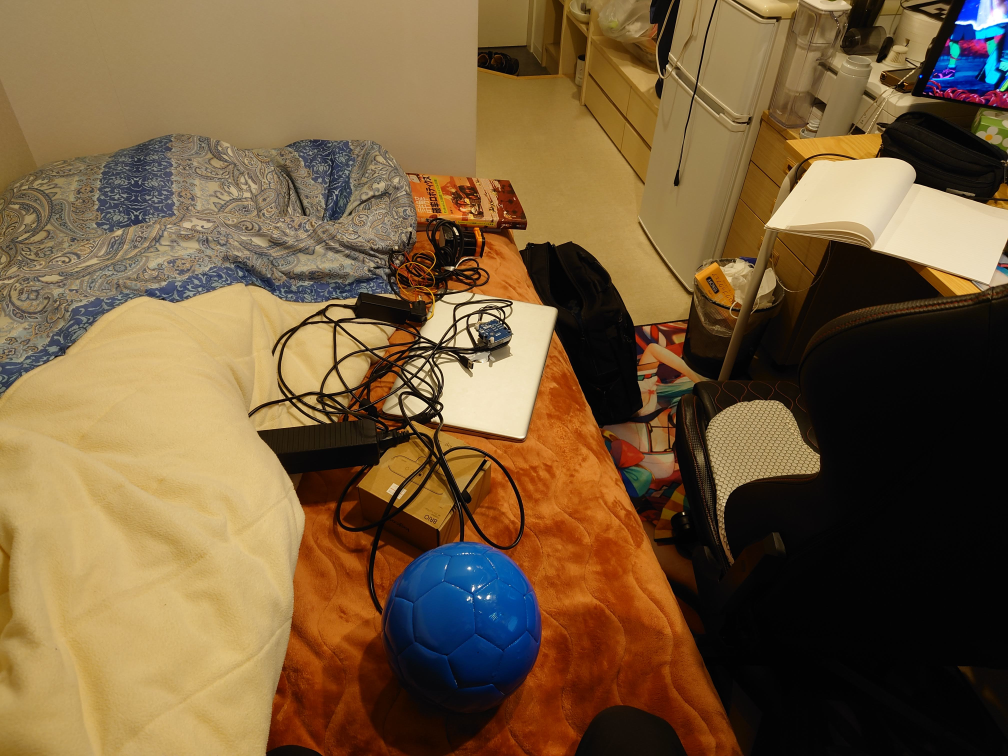
#> input picture WorkSpace/ball.jpg, 4032 x 3024 px (shown at 1/4 size)
$ jupyter execute ball_detect_test.ipynb
#> lines starting #> are read from the running program, lines starting #| are printed output that depends on the picture; after the words box and inside, x2 and y2 are one past the last pixel; in counts of white or black regions, pixels touching at a corner belong together
[cell 1]
import cv2
import numpy as np

# Load the image
image = cv2.imread("ball.jpg")
#> image is the input picture: shape (3024, 4032, 3); mean B, G, R 59.1, 92.1, 117.5
print(image.shape)
#| (3024, 4032, 3)
# Resize the image
image = cv2.resize(image, (1200, 800))
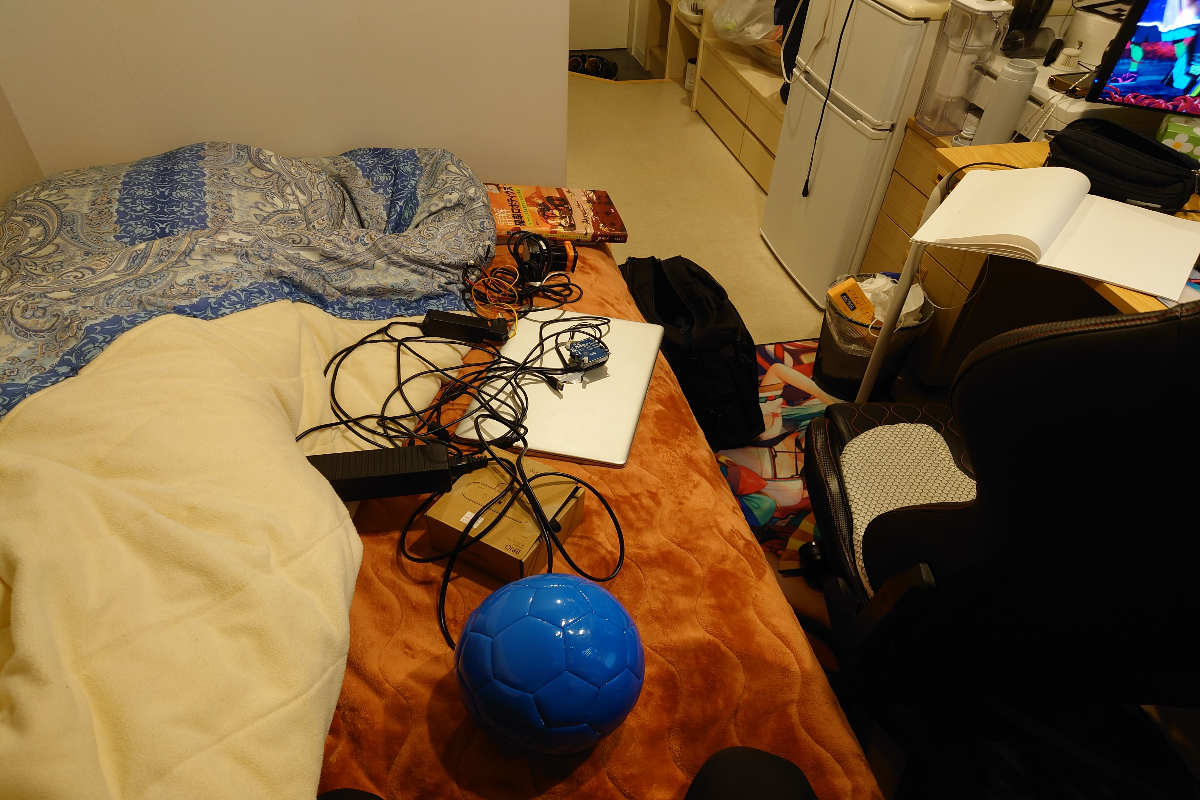
#> image: shape (800, 1200, 3); mean B, G, R 59, 92.1, 117.4

[cell 2]
# マスク処理を行う関数
def getMask(image, color):
    # Convert the image to the HSV color space
#> called with color = 'blue'
    hsv = cv2.cvtColor(image, cv2.COLOR_BGR2HSV)
#> hsv: shape (800, 1200, 3); mean H, S, V 22.1, 126.4, 121
    if color == "red":
        lower = np.array([0, 100, 100])
        upper = np.array([10, 255, 255])
    elif color == "blue":
        lower = np.array([100, 150, 0])
        upper = np.array([150, 255, 255])
    else:
        print("Invalid color")
        return None
    mask = cv2.inRange(hsv, lower, upper)
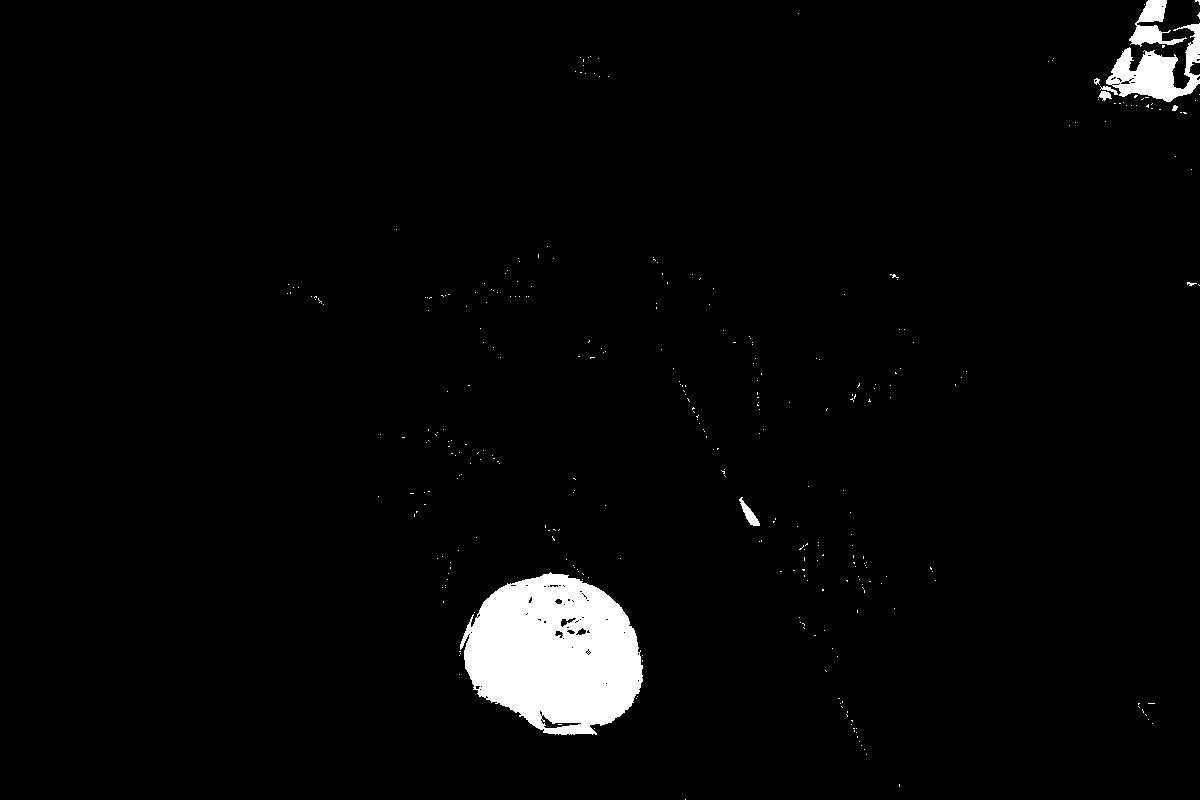
#> mask: shape (800, 1200); 2.8% white; 334 white regions (325 under 20 px), largest, box (x1, y1, x2, y2) and area: (460, 572, 643, 735) 21406, (1106, 23, 1200, 102) 3187, (1129, 0, 1187, 47) 1094
    return mask

# 円を検出する関数
def getCircle(mask):
    circles = cv2.HoughCircles(mask, cv2.HOUGH_GRADIENT, dp=1, minDist=50, param1=100, param2=25, minRadius=20, maxRadius=500)
#> circles = [[558.5, 655.5, 78.3]]
    if circles is not None:
        circles = np.uint16(np.around(circles)) # 四捨五入
#> circles = [[558, 656, 78]]
        for i in circles[0, :]:
            cv2.circle(image, (i[0], i[1]), i[2], (0, 255, 0), 2) # 円を描画
            cv2.circle(image, (i[0], i[1]), 2, (0, 0, 255), 3)
#> this loop made 1 pass
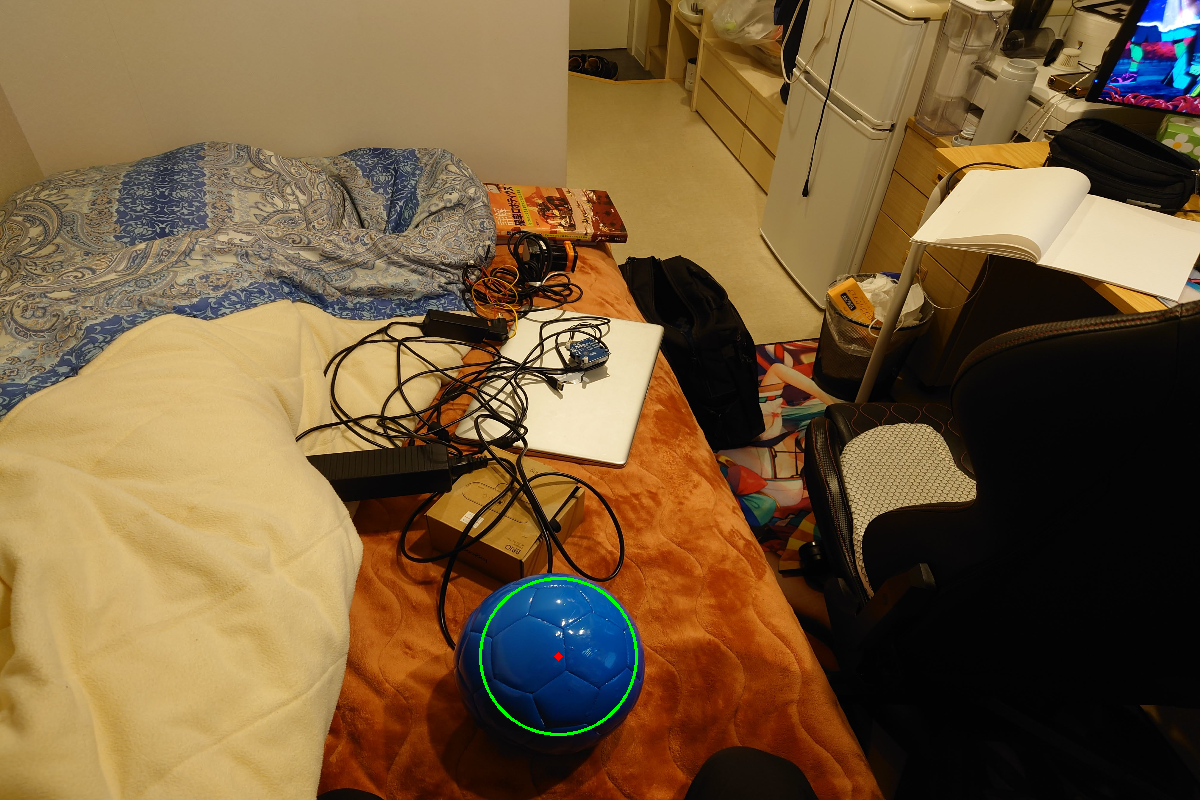
#> image: shape (800, 1200, 3); 0.16% of pixels changed, all inside (x1, y1, x2, y2) = (479, 577, 638, 736)
        return image
    else:
        return image

mask = getMask(image, "blue")
cv2.imshow("blue_mask", mask)

contours_frame = getCircle(mask)
cv2.imshow("contours_frame", contours_frame)
# escキーが押されるまで画像を表示する
k = cv2.waitKey(0)
#> (key Esc is pressed here)
if k == 27:
    cv2.destroyAllWindows()
